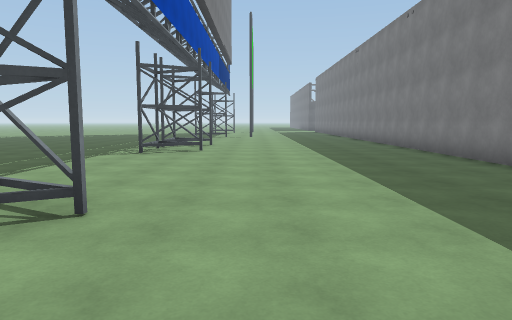
view 1 (above)

16 first-person views from a walk through a scene from a Unity 3-D project. The camera is 1.5 m above the floor, tilts 6° down and sees 70° across. The floor is counted in squares, 2 m on a side. Each view is taken from the middle of a square. On the plan, view 1 faces up. The plan holds only what a view shows up to about 11 squares ahead; the rest is blank. The place goes on beyond the plan. The player character is not drawn. Surface patterns are stand-ins for the level's own textures.

view 2
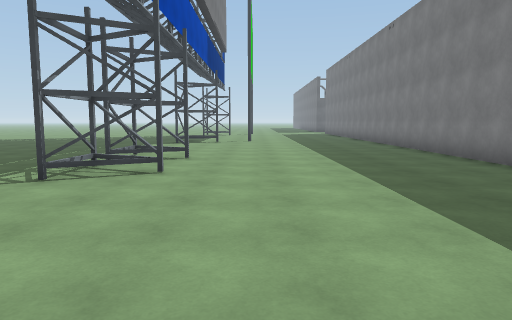

view 3
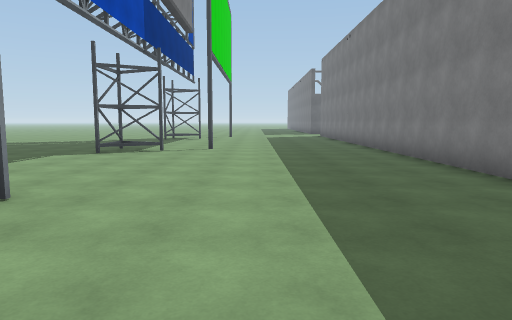

view 4
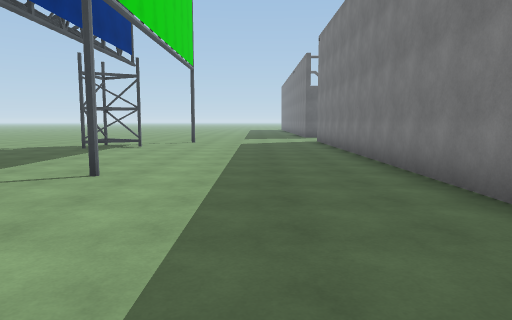

view 5
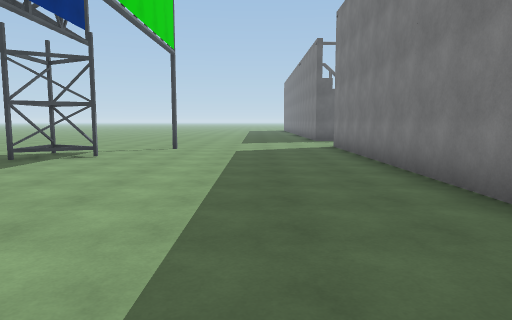

view 6
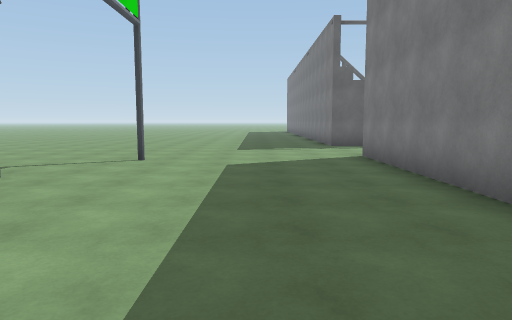

view 7
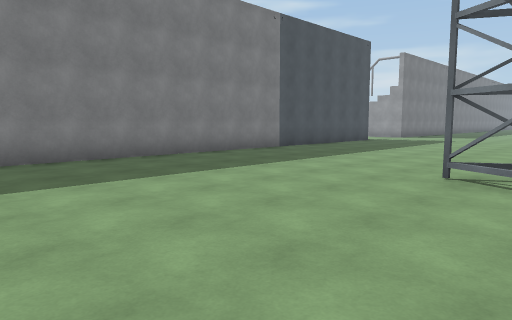

view 8
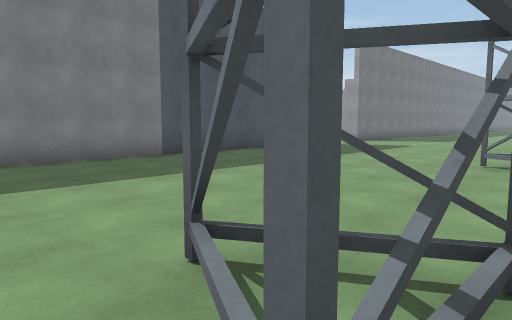

view 9
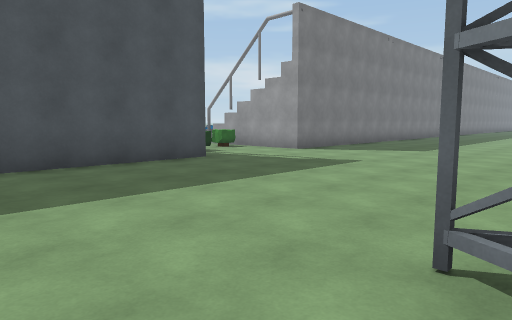

view 10
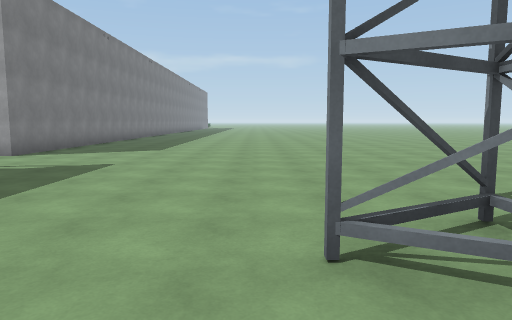

view 11
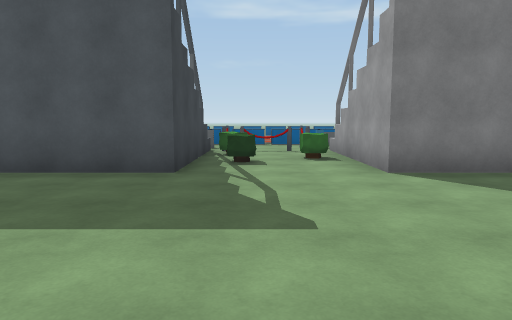

view 12
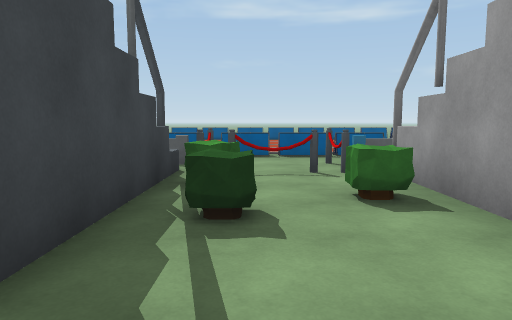

view 13
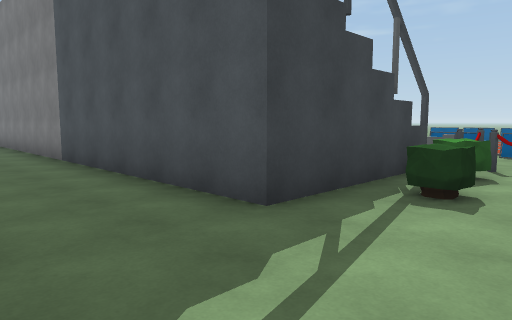

view 14
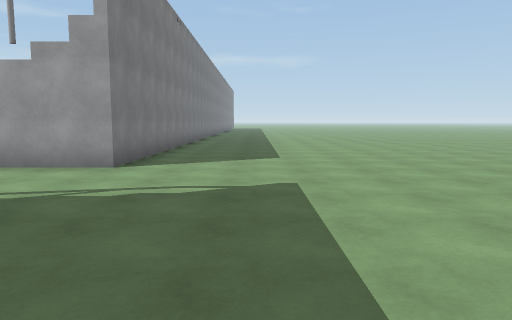

view 15
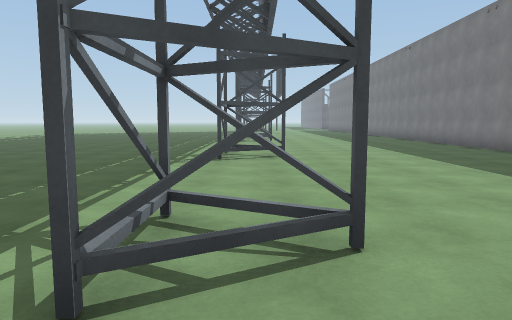

view 16
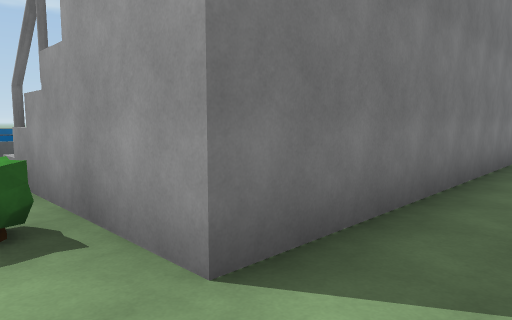

### Floor plan
Key: @ floor where view 1 was taken; # wall or solid block; . floor; = window, fence, low wall or low ledge; ^ raised ledge; O other object.
Columns run from 3 left of view 1 to 11 right of it. Each row starts with its distance up from view 1.
 28 .........O
 27 ........###^#=
 26 ...#....#
 25 ........#
 24 .#......#
 23 ........#
 22 ........#
 21 ........#
 20 ........#
 19 ........#
 18 ...#....#
 17 .#......#
 16 ........#
 15 ........#
 14 ........#
 13 ........#
 12 .#......#
 11 ##......#
 10 #.......#
  9 .#......#
  8 ........#
  7 ........#
  6 ........#
  5 ........#
  4 ........#
  3 ##......#
  2 #.......#
  1 ........#
  0 ...@....#
 -1 ........#
 -2 ........#
 -3 .#......#
 -4 ........#
 -5 ........##   =O
 -6 ..........OOO#O
 -7 .........OOO..O
 -8 ..........OOO#O
 -9 ........###^==O
-10 ........#     O
-11 ........#
-12 ........#

Where each view was taken, in squares from view 1:
view 1: 0 up, 0 right, facing up
view 2: 4 up, 0 right, facing up
view 3: 8 up, 1 right, facing up
view 4: 13 up, 2 right, facing up
view 5: 16 up, 2 right, facing up
view 6: 19 up, 2 right, facing up
view 7: 8 up, 3 left, facing down-right
view 8: 4 up, 3 left, facing down-right
view 9: 1 down, 2 left, facing down-right
view 10: 1 down, 1 left, facing down
view 11: 7 down, 1 left, facing right
view 12: 7 down, 3 right, facing right
view 13: 8 down, 2 right, facing up-right
view 14: 3 down, 2 right, facing down
view 15: 5 down, 2 left, facing up
view 16: 28 up, 3 right, facing down-right
